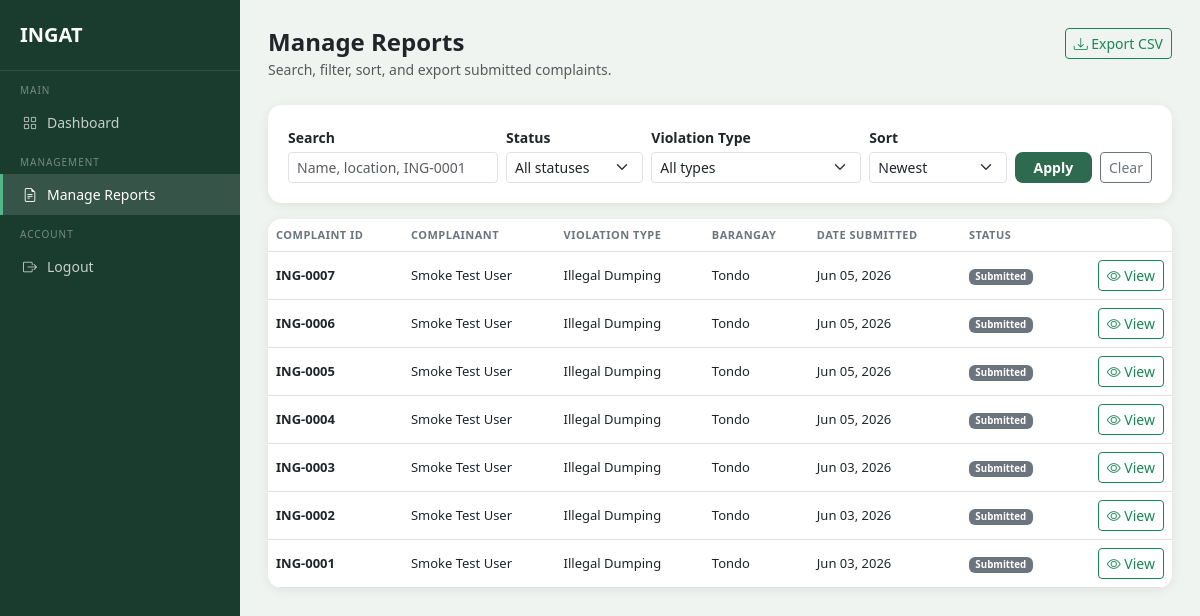
The app's page /admin/reports (signed in), older data.
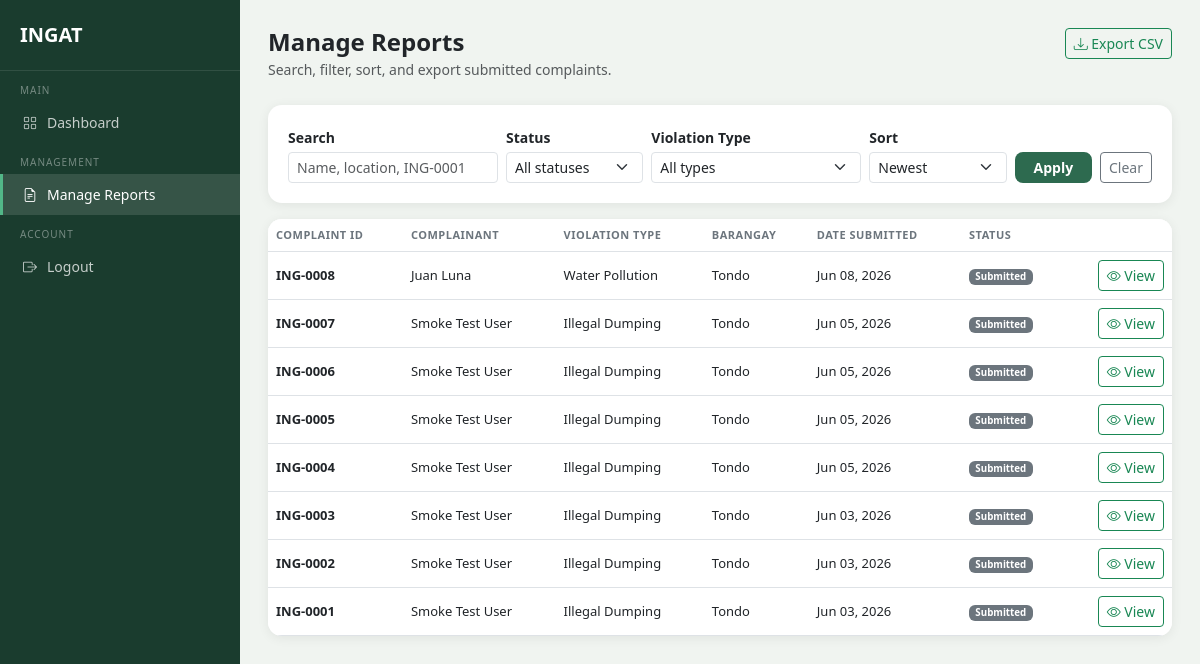
The same page, newer data.
### models.py (models this page shows, shortened)
class Complaint(db.Model):
    __tablename__ = 'complaints'
    id = db.Column(db.Integer, primary_key=True)
    user_id = db.Column(db.Integer, db.ForeignKey('users.id'), nullable=False)
    agency_id = db.Column(db.Integer, db.ForeignKey('agencies.id'), nullable=True)
    violation_type = db.Column(db.String(100), nullable=False)
    street_address = db.Column(db.String(255), nullable=False)
    barangay = db.Column(db.String(100), nullable=False)
    municipality = db.Column(db.String(100), nullable=False)
    date_incident = db.Column(db.Date, nullable=False)
    description = db.Column(db.Text, nullable=False)
    photo_path = db.Column(db.String(255), nullable=True)
    generated_letter = db.Column(db.Text, nullable=True)
    letter_generated = db.Column(db.Boolean, default=False)
    status = db.Column(db.String(50), default='Submitted')
    created_at = db.Column(db.DateTime, default=datetime.utcnow)
    status_history = db.relationship('StatusHistory', backref='complaint', lazy=True)

class User(db.Model, UserMixin):
    __tablename__ = 'users'
    id = db.Column(db.Integer, primary_key=True)
    full_name = db.Column(db.String(100), nullable=False)
    email = db.Column(db.String(120), unique=True, nullable=False)
    contact_number = db.Column(db.String(11), nullable=False)
    barangay = db.Column(db.String(100), nullable=False)
    municipality = db.Column(db.String(100), nullable=False)
    password_hash = db.Column(db.String(256), nullable=False)
    status = db.Column(db.String(20), default='active')
    email_notif = db.Column(db.Boolean, default=True)
    inapp_notif = db.Column(db.Boolean, default=True)
    created_at = db.Column(db.DateTime, default=datetime.utcnow)
    complaints = db.relationship('Complaint', backref='complainant', lazy=True)
    email_verifications = db.relationship('EmailVerification', backref='user', lazy=True)

### routes/admin_routes.py (the view)
@admin_bp.route('/reports')
@admin_required
def manage_reports():
    page = request.args.get('page', 1, type=int)
    paginated = _filtered_complaints_query().paginate(page=page, per_page=10, error_out=False)
    return render_template(
        'admin/manage_reports.html',
        complaints=paginated.items,
        search=request.args.get('q', '').strip(),
        status_filter=request.args.get('status', '').strip(),
        violation_filter=request.args.get('violation_type', '').strip(),
        sort=request.args.get('sort', 'newest').strip(),
        statuses=STATUS_OPTIONS,
        violation_types=VIOLATION_TYPES,
        pagination=paginated,
    )

### routes/admin_routes.py (called while the page is built, shortened)
def _filtered_complaints_query():
    from models import Complaint, User
    search = request.args.get('q', '').strip()
    status_filter = request.args.get('status', '').strip()
    violation_filter = request.args.get('violation_type', '').strip()
    sort = request.args.get('sort', 'newest').strip()
    query = Complaint.query.join(User, Complaint.user_id == User.id)
    if status_filter:
        query = query.filter(Complaint.status == status_filter)
    if violation_filter:
        query = query.filter(Complaint.violation_type == violation_filter)
    if sort == 'oldest':
        query = query.order_by(Complaint.created_at.asc())
    elif sort == 'status':
        query = query.order_by(Complaint.status.asc(), Complaint.created_at.desc())
    else:
        query = query.order_by(Complaint.created_at.desc())
    return query

### routes/auth.py (called while the page is built)
def admin_required(fn):
    @login_required
    @wraps(fn)
    def wrapper(*args, **kwargs):
        from models import AdminUser
        if not isinstance(current_user, AdminUser):
            flash('Please log in as admin.', 'danger')
            return redirect(url_for('admin.admin_login'))
        return fn(*args, **kwargs)
    return wrapper

### templates/admin/manage_reports.html (shortened to what this page needs)
<!DOCTYPE html>
<html lang="en">
<head>
    <link href="https://cdn.jsdelivr.net/npm/bootstrap@5.3.0/dist/css/bootstrap.min.css" rel="stylesheet">
    <link href="https://cdn.jsdelivr.net/npm/bootstrap-icons@1.10.5/font/bootstrap-icons.css" rel="stylesheet">
</head>
<body>
<div class="sidebar">
    <a href="{{ url_for('admin.dashboard') }}" class="sidebar-brand">INGAT</a>
    <div class="sidebar-label">Main</div>
    <a href="{{ url_for('admin.dashboard') }}" class="sidebar-item">
        <i class="bi bi-grid"></i> Dashboard
    </a>
    <div class="sidebar-label">Management</div>
    <a href="{{ url_for('admin.manage_reports') }}" class="sidebar-item active">
        <i class="bi bi-file-earmark-text"></i> Manage Reports
    </a>
    <div class="sidebar-label">Account</div>
    <a href="{{ url_for('admin.logout') }}" class="sidebar-item">
        <i class="bi bi-box-arrow-right"></i> Logout
    </a>
</div>
<div class="main-content">
    <div class="d-flex justify-content-between align-items-start mb-4">
        <div>
            <h4 class="fw-bold mb-0">Manage Reports</h4>
            <small class="text-muted">Search, filter, sort, and export submitted complaints.</small>
        </div>
        <a href="{{ url_for('admin.export_reports_csv', q=search, status=status_filter, violation_type=violation_filter, sort=sort) }}"
           class="btn btn-outline-success btn-sm">
            <i class="bi bi-download"></i> Export CSV
        </a>
    </div>
    <div class="section-card mb-3">
        <form method="GET" action="{{ url_for('admin.manage_reports') }}" class="row g-2 align-items-end">
            <div class="col-md-3">
                <label class="form-label small fw-semibold mb-1">Search</label>
                <input type="text" name="q" class="form-control form-control-sm" value="{{ search }}"
                       placeholder="Name, location, ING-0001">
            </div>
            <div class="col-md-2">
                <label class="form-label small fw-semibold mb-1">Status</label>
                <select name="status" class="form-select form-select-sm">
                    <option value="">All statuses</option>
                </select>
            </div>
            <div class="col-md-3">
                <label class="form-label small fw-semibold mb-1">Violation Type</label>
                <select name="violation_type" class="form-select form-select-sm">
                    <option value="">All types</option>
                </select>
            </div>
            <div class="col-md-2">
                <label class="form-label small fw-semibold mb-1">Sort</label>
                <select name="sort" class="form-select form-select-sm">
                    <option value="newest" {% if sort == 'newest' %}selected{% endif %}>Newest</option>
                </select>
            </div>
            <div class="col-md-2 d-flex gap-2">
                <button type="submit" class="btn btn-ingat btn-sm flex-grow-1">Apply</button>
                <a href="{{ url_for('admin.manage_reports') }}" class="btn btn-outline-secondary btn-sm">Clear</a>
            </div>
        </form>
    </div>
    <div class="section-card p-0 overflow-hidden">
        {% if complaints %}
        <div class="table-responsive">
            <table class="table table-hover mb-0 align-middle">
                <thead class="bg-light">
                    <tr>
                        <th>Complaint ID</th>
                        <th>Complainant</th>
                        <th>Violation Type</th>
                        <th>Barangay</th>
                        <th>Date Submitted</th>
                        <th>Status</th>
                        <th></th>
                    </tr>
                </thead>
                <tbody>
                    {% for c in complaints %}
                    <tr>
                        <td class="fw-semibold">ING-{{ '%04d' % c.id }}</td>
                        <td>{{ c.complainant.full_name }}</td>
                        <td>{{ c.violation_type }}</td>
                        <td>{{ c.barangay }}</td>
                        <td>{{ c.created_at.strftime('%b %d, %Y') }}</td>
                        <td>
                            {% if c.status == 'Submitted' %}
                                <span class="badge badge-submitted">Submitted</span>
                            {% elif c.status == 'Under Review' %}
                                <span class="badge badge-review">Under Review</span>
                            {% elif c.status == 'Forwarded to Agency' %}
                                <span class="badge badge-forwarded">Forwarded</span>
                            {% elif c.status == 'Resolved' %}
                                <span class="badge badge-resolved">Resolved</span>
                            {% else %}
                                <span class="badge bg-secondary">{{ c.status }}</span>
                            {% endif %}
                        </td>
                        <td class="text-end">
                            <a href="{{ url_for('admin.report_detail', complaint_id=c.id) }}"
                               class="btn btn-sm btn-outline-success">
                                <i class="bi bi-eye"></i> View
                            </a>
                        </td>
                    </tr>
                    {% endfor %}
                </tbody>
            </table>
        </div>
        {% else %}
        <div class="text-center py-5 text-muted">
            <i class="bi bi-inbox" style="font-size: 34px;"></i>
            <p class="small mt-2 mb-0">No complaints match the current filters.</p>
        </div>
        {% endif %}
    </div>
</div>
</body>
</html>

### templates/admin/manage_reports.html (style rules this page uses)
body { background-color: #f0f4f0; font-family: 'Segoe UI', sans-serif; }
.sidebar { width: 240px; min-height: 100vh; background-color: #1A3C2E; position: fixed; top: 0; left: 0; padding-top: 20px; z-index: 100; }
.sidebar-brand { color: white; font-size: 20px; font-weight: 700; padding: 0 20px 20px; border-bottom: 1px solid rgba(255,255,255,.1); display: block; text-decoration: none; }
.sidebar-label { font-size: 10px; text-transform: uppercase; letter-spacing: 1px; color: rgba(255,255,255,.4); padding: 12px 20px 4px; }
.sidebar-item { display: flex; align-items: center; gap: 10px; padding: 10px 20px; color: rgba(255,255,255,.75); text-decoration: none; font-size: 14px; border-left: 3px solid transparent; }
.sidebar-item:hover, .sidebar-item.active { background: rgba(255,255,255,.12); color: white; border-left-color: #52B788; }
.main-content { margin-left: 240px; padding: 28px; }
.section-card { background: white; border-radius: 14px; padding: 20px; box-shadow: 0 2px 12px rgba(0,0,0,.07); }
.btn-ingat { background-color: #2D6A4F; color: #fff; border: none; border-radius: 8px; font-weight: 600; }
.table th { font-size: 11px; text-transform: uppercase; letter-spacing: .5px; color: #6c757d; }
.table td { font-size: 13px; vertical-align: middle; }
.badge-submitted { background: #6c757d; }

Row changes from the older to the newer data that the page shows:
added Complaint: id "0008", complainant.full_name "Juan Luna", violation_type "Water Pollution", barangay "Tondo", created_at "Jun 08, 2026", status "Submitted"
